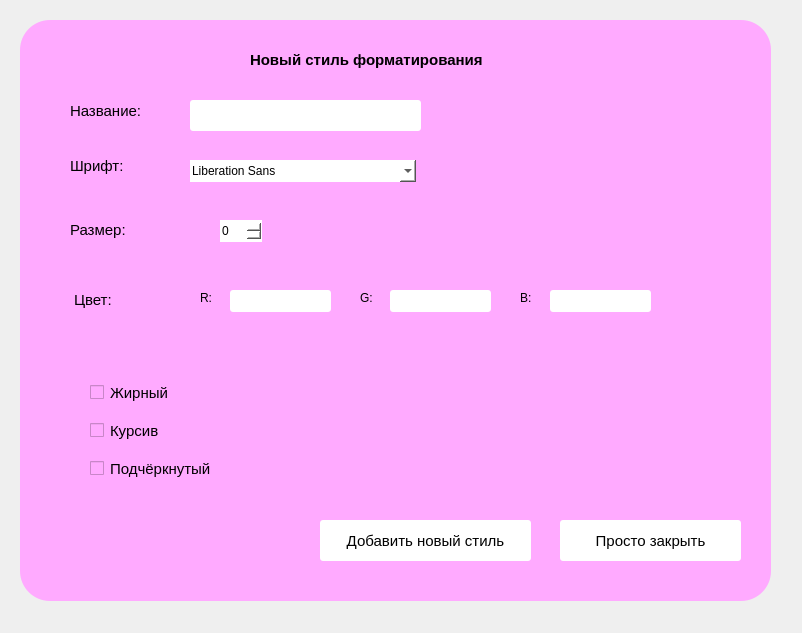
<?xml version="1.0" encoding="UTF-8"?>
<ui version="4.0">
 <class>Form</class>
 <widget class="QWidget" name="Form">
  <property name="geometry">
   <rect>
    <x>0</x>
    <y>0</y>
    <width>802</width>
    <height>633</height>
   </rect>
  </property>
  <property name="windowTitle">
   <string>Form</string>
  </property>
  <widget class="QWidget" name="widget" native="true">
   <property name="geometry">
    <rect>
     <x>20</x>
     <y>20</y>
     <width>751</width>
     <height>581</height>
    </rect>
   </property>
   <property name="styleSheet">
    <string notr="true">background-color: rgb(255, 170, 255);
border-radius:30px;</string>
   </property>
   <widget class="QLabel" name="label">
    <property name="geometry">
     <rect>
      <x>230</x>
      <y>30</y>
      <width>301</width>
      <height>20</height>
     </rect>
    </property>
    <property name="font">
     <font>
      <pointsize>11</pointsize>
      <weight>75</weight>
      <bold>true</bold>
     </font>
    </property>
    <property name="text">
     <string>Новый стиль форматирования</string>
    </property>
   </widget>
   <widget class="QLabel" name="label_2">
    <property name="geometry">
     <rect>
      <x>50</x>
      <y>130</y>
      <width>81</width>
      <height>31</height>
     </rect>
    </property>
    <property name="font">
     <font>
      <pointsize>11</pointsize>
     </font>
    </property>
    <property name="text">
     <string>Шрифт:</string>
    </property>
   </widget>
   <widget class="QFontComboBox" name="fontComboBox">
    <property name="geometry">
     <rect>
      <x>170</x>
      <y>140</y>
      <width>226</width>
      <height>22</height>
     </rect>
    </property>
    <property name="styleSheet">
     <string notr="true">background-color: rgb(255, 255, 255);</string>
    </property>
   </widget>
   <widget class="QLabel" name="label_3">
    <property name="geometry">
     <rect>
      <x>50</x>
      <y>200</y>
      <width>81</width>
      <height>20</height>
     </rect>
    </property>
    <property name="font">
     <font>
      <pointsize>11</pointsize>
     </font>
    </property>
    <property name="text">
     <string>Размер:</string>
    </property>
   </widget>
   <widget class="QSpinBox" name="spinBox">
    <property name="geometry">
     <rect>
      <x>200</x>
      <y>200</y>
      <width>42</width>
      <height>22</height>
     </rect>
    </property>
    <property name="styleSheet">
     <string notr="true">background-color: rgb(255, 255, 255);</string>
    </property>
   </widget>
   <widget class="QLabel" name="label_4">
    <property name="geometry">
     <rect>
      <x>54</x>
      <y>270</y>
      <width>61</width>
      <height>20</height>
     </rect>
    </property>
    <property name="font">
     <font>
      <pointsize>11</pointsize>
     </font>
    </property>
    <property name="text">
     <string>Цвет:</string>
    </property>
   </widget>
   <widget class="QLabel" name="label_5">
    <property name="geometry">
     <rect>
      <x>180</x>
      <y>270</y>
      <width>16</width>
      <height>16</height>
     </rect>
    </property>
    <property name="text">
     <string>R:</string>
    </property>
   </widget>
   <widget class="QLabel" name="label_6">
    <property name="geometry">
     <rect>
      <x>340</x>
      <y>270</y>
      <width>16</width>
      <height>16</height>
     </rect>
    </property>
    <property name="text">
     <string>G:</string>
    </property>
   </widget>
   <widget class="QLabel" name="label_7">
    <property name="geometry">
     <rect>
      <x>500</x>
      <y>270</y>
      <width>21</width>
      <height>16</height>
     </rect>
    </property>
    <property name="text">
     <string>B:</string>
    </property>
   </widget>
   <widget class="QLineEdit" name="lineEdit">
    <property name="geometry">
     <rect>
      <x>210</x>
      <y>270</y>
      <width>101</width>
      <height>22</height>
     </rect>
    </property>
    <property name="styleSheet">
     <string notr="true">background-color: white;
border-radius:3px;</string>
    </property>
   </widget>
   <widget class="QLineEdit" name="lineEdit_2">
    <property name="geometry">
     <rect>
      <x>370</x>
      <y>270</y>
      <width>101</width>
      <height>22</height>
     </rect>
    </property>
    <property name="styleSheet">
     <string notr="true">background-color: white;
border-radius:3px;</string>
    </property>
   </widget>
   <widget class="QLineEdit" name="lineEdit_3">
    <property name="geometry">
     <rect>
      <x>530</x>
      <y>270</y>
      <width>101</width>
      <height>22</height>
     </rect>
    </property>
    <property name="styleSheet">
     <string notr="true">background-color: white;
border-radius:3px;</string>
    </property>
   </widget>
   <widget class="QLabel" name="label_8">
    <property name="geometry">
     <rect>
      <x>50</x>
      <y>80</y>
      <width>91</width>
      <height>21</height>
     </rect>
    </property>
    <property name="font">
     <font>
      <pointsize>11</pointsize>
     </font>
    </property>
    <property name="text">
     <string>Название:</string>
    </property>
   </widget>
   <widget class="QLineEdit" name="lineEdit_4">
    <property name="geometry">
     <rect>
      <x>170</x>
      <y>80</y>
      <width>231</width>
      <height>31</height>
     </rect>
    </property>
    <property name="styleSheet">
     <string notr="true">background-color: white;
border-radius:3px;</string>
    </property>
   </widget>
   <widget class="QPushButton" name="pushButton">
    <property name="geometry">
     <rect>
      <x>300</x>
      <y>500</y>
      <width>211</width>
      <height>41</height>
     </rect>
    </property>
    <property name="font">
     <font>
      <pointsize>11</pointsize>
     </font>
    </property>
    <property name="styleSheet">
     <string notr="true">QPushButton{
    background-color: rgb(255, 255, 255);
    border-radius:3px;
}
QPushButton:pressed{
    color:rgba(65,105,225,225);
    border-radius:3px;
}</string>
    </property>
    <property name="text">
     <string>Добавить новый стиль</string>
    </property>
   </widget>
   <widget class="QPushButton" name="pushButton_2">
    <property name="geometry">
     <rect>
      <x>540</x>
      <y>500</y>
      <width>181</width>
      <height>41</height>
     </rect>
    </property>
    <property name="font">
     <font>
      <pointsize>11</pointsize>
     </font>
    </property>
    <property name="styleSheet">
     <string notr="true">QPushButton{
    background-color: rgb(255, 255, 255);
    border-radius:3px;
}
QPushButton:pressed{
    color:rgba(65,105,225,225);
    border-radius:3px;
}</string>
    </property>
    <property name="text">
     <string>Просто закрыть</string>
    </property>
   </widget>
   <widget class="QWidget" name="">
    <property name="geometry">
     <rect>
      <x>70</x>
      <y>350</y>
      <width>171</width>
      <height>121</height>
     </rect>
    </property>
    <layout class="QVBoxLayout" name="verticalLayout">
     <item>
      <widget class="QCheckBox" name="checkBox">
       <property name="font">
        <font>
         <pointsize>11</pointsize>
        </font>
       </property>
       <property name="text">
        <string>Жирный</string>
       </property>
      </widget>
     </item>
     <item>
      <widget class="QCheckBox" name="checkBox_2">
       <property name="font">
        <font>
         <pointsize>11</pointsize>
        </font>
       </property>
       <property name="text">
        <string>Курсив</string>
       </property>
      </widget>
     </item>
     <item>
      <widget class="QCheckBox" name="checkBox_3">
       <property name="font">
        <font>
         <pointsize>11</pointsize>
        </font>
       </property>
       <property name="text">
        <string>Подчёркнутый</string>
       </property>
      </widget>
     </item>
    </layout>
   </widget>
  </widget>
 </widget>
 <resources/>
 <connections/>
</ui>
